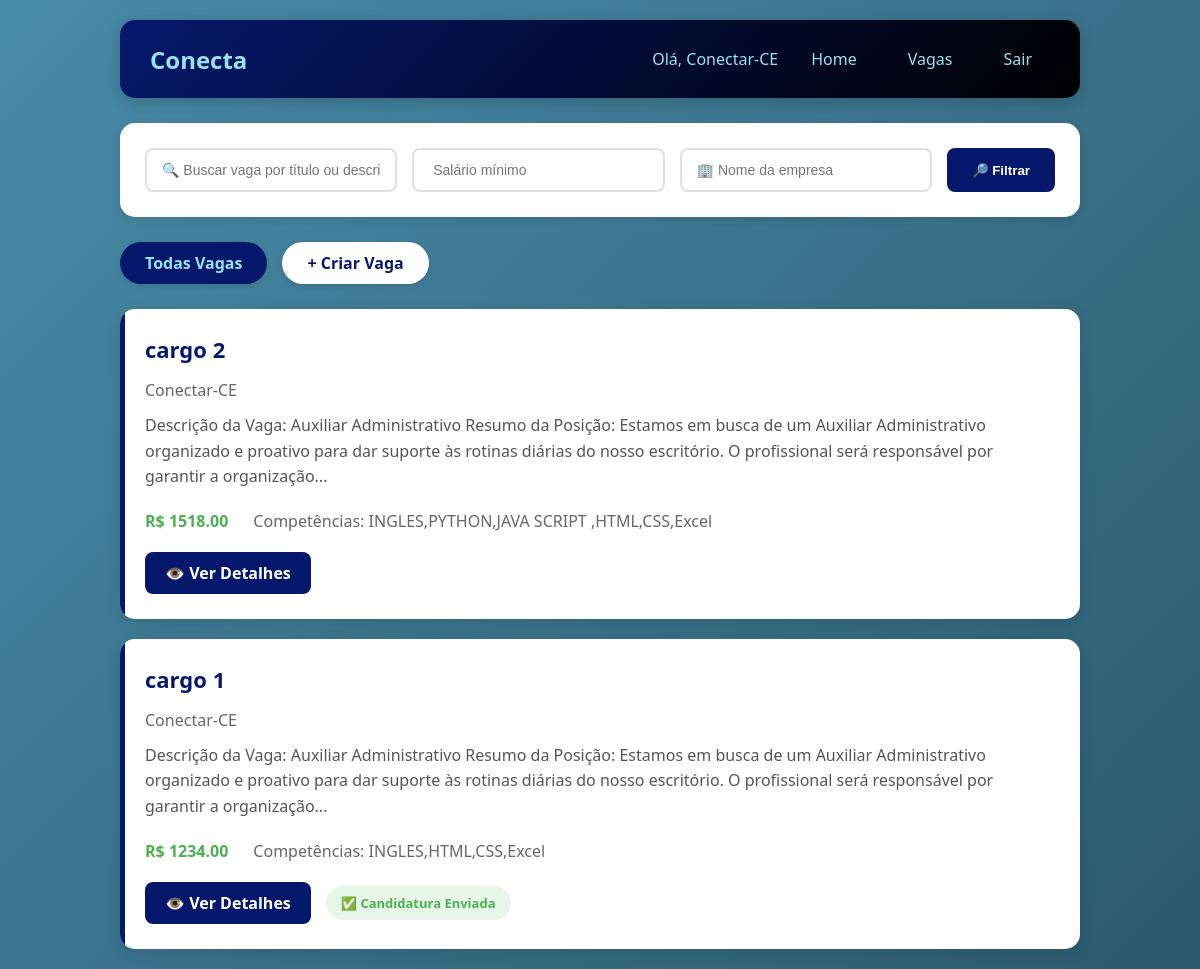
The page /vagas (signed in) on the database as committed earlier.
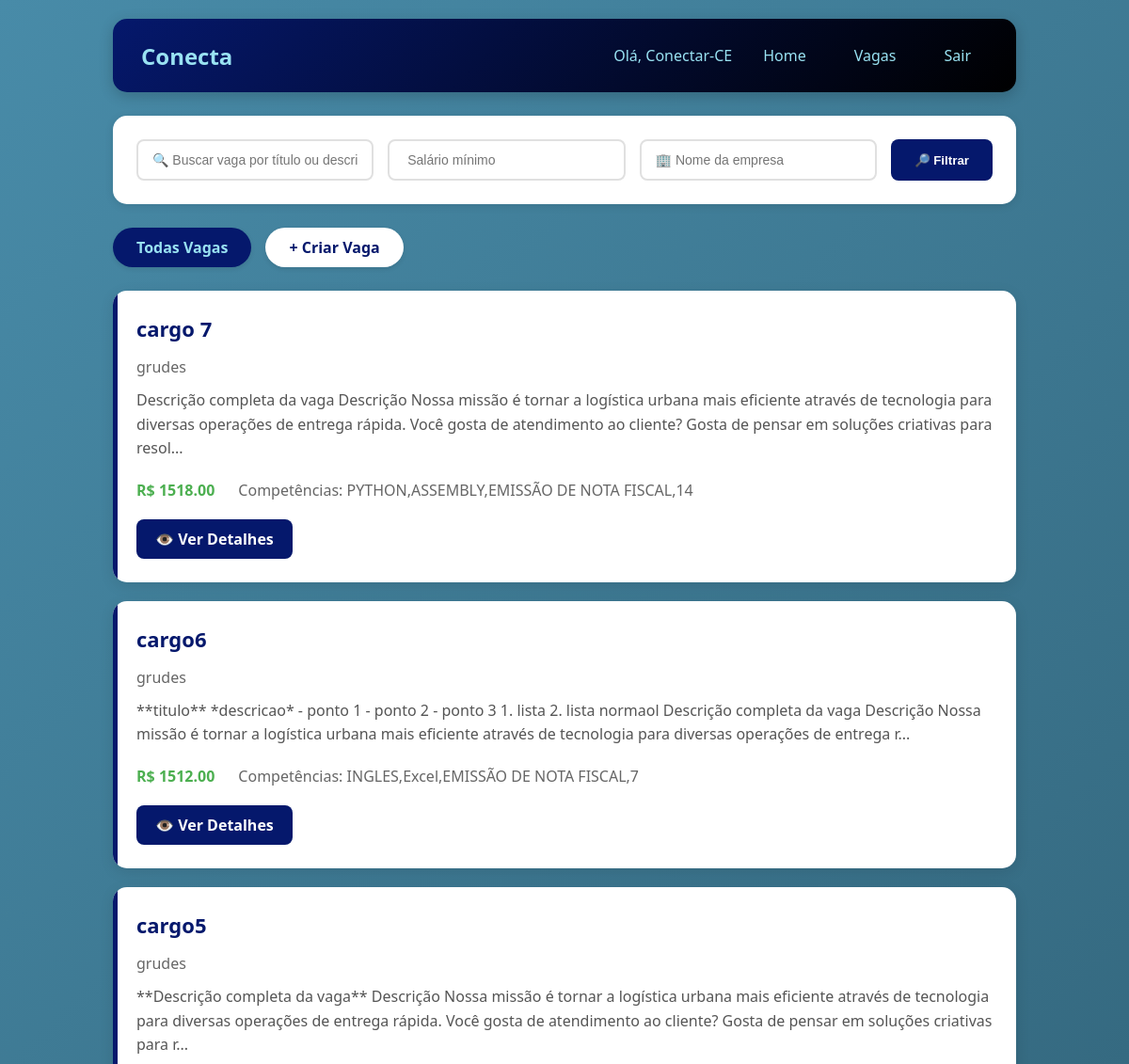
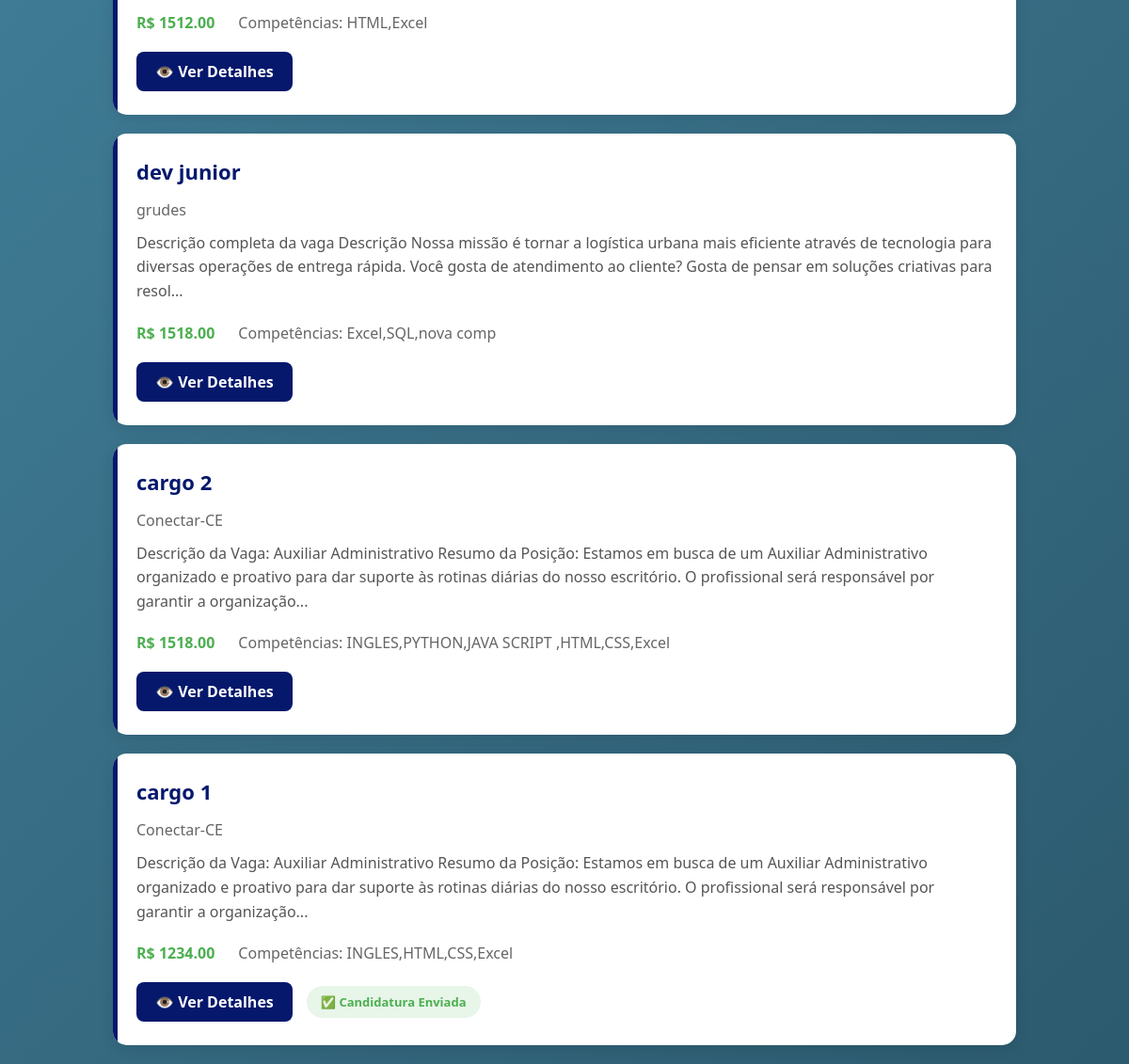
The same page on the database as committed later (2 pictures, top to bottom).
### tables this page shows
CREATE TABLE empresas (
        id_empresa INTEGER PRIMARY KEY AUTOINCREMENT, 
        nome TEXT,
        endereco TEXT,
        email TEXT,
        senha TEXT,
        telefone TEXT,
        cnpj TEXT NOT NULL UNIQUE
    );

CREATE TABLE vagas (
        id_vaga INTEGER PRIMARY KEY AUTOINCREMENT,
        titulo TEXT,
        descricao TEXT,
        salario REAL,
        cidade TEXT,
        regime TEXT,
        status TEXT DEFAULT 'ativa',
        data_publicacao TIMESTAMP DEFAULT CURRENT_TIMESTAMP,
        id_empresa INTEGER ,
        FOREIGN KEY (id_empresa) REFERENCES empresas (id_empresa)
    );

### routes/vagas.py (the view)
@bp_vagas.route('/vagas')
def listar_vagas():
    if 'usuario_id' not in session :
        return redirect('/')
    busca = request.args.get('busca', '')
    salario_min = request.args.get('salario_min', '')
    empresa = request.args.get('empresa', '')
    salario_min_float = float(salario_min) if salario_min else None
    vagas = Vaga.listar_todas(
        busca=busca if busca else None,
        salario_min=salario_min_float,
        empresa=empresa if empresa else None
    )
    id_funcionario = session['usuario_id']
    from CRUDs.candidatura import CandidaturaCRUD
    vagas_formatadas = []
    for vaga in vagas:
        vaga_dict = dict(vaga)
        vaga_dict['match_percent'] = Match.calcular(id_funcionario, vaga_dict['id_vaga'])
        vaga_dict['candidatou'] = CandidaturaCRUD.verificar_candidatura(id_funcionario, vaga_dict['id_vaga'])
        vagas_formatadas.append(vaga_dict)
    return render_template('vaga/vagas_listar.html', vagas=vagas_formatadas)

### CRUDs/candidatura.py (called while the page is built)
    @staticmethod
    def verificar_candidatura(id_funcionario, id_vaga):
        conn = get_connection()
        try:
            cursor = conn.cursor()
            cursor.execute('''
                SELECT 1 FROM candidaturas
                WHERE id_funcionario = ? AND id_vaga = ?
            ''', (id_funcionario, id_vaga))
            return cursor.fetchone() is not None
        finally:
            conn.close()

    @staticmethod
    def calcular(id_funcionario, id_vaga):
        conn = get_connection()
        try:
            cursor = conn.cursor()
            cursor.execute('SELECT COUNT(*) as total FROM vaga_competencias WHERE id_vaga = ?', (id_vaga,))
            total_vaga = cursor.fetchone()['total']
            if total_vaga == 0:
                return 0
            cursor.execute('''
                SELECT COUNT(*) as match
                FROM funcionario_competencias
                WHERE id_funcionario = ?
                AND id_competencia IN (SELECT id_competencia FROM vaga_competencias WHERE id_vaga = ?)
            ''', (id_funcionario, id_vaga))
            match_comp = cursor.fetchone()['match']
            percent_comp = (match_comp / total_vaga) * 100  #
            return round(percent_comp)
        finally:
            conn.close()

### database/connect.py (called while the page is built)
def get_connection():
    conn = sqlite3.connect(Config.DB_PATH)
    conn.execute("PRAGMA foreign_keys = ON;")
    conn.row_factory = sqlite3.Row
    return conn

### models/model_vagas.py (called while the page is built)
    @staticmethod
    def listar_todas(busca=None, salario_min=None, empresa=None, filtros=None):
        if filtros is None:
            filtros = {
                'busca': busca,
                'salario_min': salario_min,
                'empresa': empresa
        }
        return VagaCRUD.listar_todas(filtros)

    @staticmethod
    def calcular(id_funcionario, id_vaga):
        if id_funcionario <= 0 or id_vaga <= 0:
            return 0
        return MatchCRUD.calcular(id_funcionario, id_vaga)

### templates/vaga/vagas_listar.html (shortened to what this page needs)
<!DOCTYPE html>
<html lang="pt-br">
<head>
    <link rel="stylesheet" href="../static/css/vaga/vagas_list.css">
</head>
<body>
{% extends "menu.html" %}
{% block content %}
        <div class="filtros">
            <form method="GET" action="{{ url_for('vagas.listar_vagas') }}">
                <input type="text" name="busca" placeholder="🔍 Buscar vaga por título ou descrição..." value="{{ busca or '' }}">
                <input type="number" name="salario_min" placeholder=" Salário mínimo" value="{{ salario_min or '' }}" step="1000">
                <input type="text" name="empresa" placeholder="🏢 Nome da empresa" value="{{ empresa or '' }}">
                <button type="submit" class="btn-filtrar">🔎 Filtrar</button>
            </form>
        </div>
        <div class="nav-links">
            <a href="{{ url_for('vagas.listar_vagas') }}" class="btn-link {% if request.endpoint == 'vagas.listar_vagas' %}active{% endif %}"> Todas Vagas</a>
            {% if session.get('tipo') == 'empresa' %}
            <a href="{{ url_for('vagas.empresa_criar_vaga') }}" class="btn-link">+ Criar Vaga</a>
            {% endif %}
        </div>
        <div class="vagas-container">
            {% if vagas %}
                {% for vaga in vagas %}
                    <div class="vaga-card">
                        <div class="vaga-header">
                            <h2>{{ vaga.titulo }}</h2>
                        </div>
                        <div class="empresa">{{ vaga.empresa_nome }}</div>
                        <p class="descricao">
                            {{ vaga.descricao[:250] }}{% if vaga.descricao|length > 250 %}...{% endif %}
                        </p>
                        <div class="info">
                            <div class="salario">
                                {% if vaga.salario %}
                                    R$ {{ "%.2f"|format(vaga.salario) }}
                                {% else %}
                                    Salário a combinar
                                {% endif %}
                            </div>
                            <div class="competencias">
                                Competências: {{ vaga.competencias or 'Não especificadas' }}
                            </div>
                        </div>
                        <div class="acoes">
                            <a href="{{ url_for('vagas.detalhe_vaga', id_vaga=vaga.id_vaga) }}" class="btn-ver">👁️ Ver Detalhes</a>
                            {% if vaga.get('candidatou') %}
                                <span class="badge-candidatado">✅ Candidatura Enviada</span>
                            {% else %}
                            {% if session.get('tipo') == 'funcionario' %}
                                <form action="{{ url_for('vagas.candidatar_vaga', id_vaga=vaga.id_vaga) }}" method="POST" style="display: inline;">
                                    <button type="submit" class="btn-candidatar">📝 Candidatar-se</button>
                                </form>
                            {% endif %}
                            {% endif %}
                        </div>
                    </div>
                {% endfor %}
            {% endif %}
        </div>
    </div>
{% endblock %}

### templates/menu.html (shortened to what this page needs)
<!DOCTYPE html>
<html lang="pt-br">
<head>
    <link rel="stylesheet" href="{{ url_for('static', filename='css/home/homef.css') }}">
</head>
<body>
    <div class="container">
        <div class="header">
            <div class="logo">Conecta</div>
            <div class="user-info">
                <span>Olá, {{ session.usuario_nome }}</span>
                <a href="/home" class="btn-back">Home</a>
                <a href="/vagas" class="btn-back">Vagas</a>
                <a href="/logout" class="btn-logout">Sair</a>
            </div>
        </div>
        <div class="content">
            {% block content %}
            {% endblock %}
        </div>
</body>
</html>

### static/css/vaga/vagas_list.css (style rules this page uses)
* { margin: 0; padding: 0; box-sizing: border-box; }
body { font-family: 'Segoe UI', Tahoma, Geneva, Verdana, sans-serif; background: linear-gradient(135deg, #488BA8 0%, #2c5a6e 100%); min-height: 100vh; }
.container { max-width: 1000px; margin: 0 auto; padding: 20px; }
.header { background: linear-gradient(135deg, #05186c 0%, #000000 100%); color: #99E2F2; padding: 20px 30px; border-radius: 15px; display: flex; justify-content: space-between; align-items: center; margin-bottom: 25px; box-shadow: 0 4px 15px rgba(0,0,0,0.2); }
.user-info { display: flex; gap: 15px; align-items: center; }
.user-info span { font-weight: 500; }
.btn-back, .btn-logout { color: #99E2F2; text-decoration: none; padding: 8px 18px; border-radius: 8px; transition: all 0.3s; font-weight: 500; }
.filtros { background: white; padding: 25px; border-radius: 15px; margin-bottom: 25px; box-shadow: 0 2px 10px rgba(0,0,0,0.1); }
.filtros form { display: flex; gap: 15px; flex-wrap: wrap; }
.filtros input { flex: 1; min-width: 200px; padding: 12px 15px; border: 2px solid #e0e0e0; border-radius: 8px; font-size: 14px; transition: border-color 0.3s; }
.btn-filtrar { background: #05186c; color: white; border: none; padding: 12px 25px; border-radius: 8px; cursor: pointer; font-weight: bold; transition: all 0.3s; }
.nav-links { display: flex; gap: 15px; margin-bottom: 25px; flex-wrap: wrap; }
.btn-link { padding: 10px 25px; background: white; color: #05186c; text-decoration: none; border-radius: 25px; font-weight: 600; transition: all 0.3s; box-shadow: 0 2px 5px rgba(0,0,0,0.1); }
.btn-link.active { background: #05186c; color: #99E2F2; }
.vagas-container { display: grid; gap: 20px; }
.vaga-card { background: white; border-radius: 15px; padding: 25px; box-shadow: 0 4px 15px rgba(0,0,0,0.1); transition: all 0.3s; position: relative; overflow: hidden; }
.vaga-card::before { content: ''; position: absolute; top: 0; left: 0; width: 5px; height: 100%; background: #05186c; }
.vaga-header { display: flex; justify-content: space-between; align-items: center; margin-bottom: 15px; flex-wrap: wrap; gap: 10px; }
.vaga-header h2 { color: #05186c; font-size: 22px; }
.empresa { color: #666; margin-bottom: 12px; font-weight: 500; }
.descricao { color: #555; margin-bottom: 20px; line-height: 1.6; }
.info { display: flex; gap: 25px; margin-bottom: 20px; flex-wrap: wrap; }
.salario { color: #4CAF50; font-weight: bold; }
.competencias { color: #666; }
.acoes { display: flex; gap: 15px; align-items: center; flex-wrap: wrap; }
.btn-ver { background: #05186c; color: white; padding: 10px 20px; border-radius: 8px; text-decoration: none; font-weight: 600; transition: all 0.3s; display: inline-block; }
.badge-candidatado { background: #e8f5e9; color: #4CAF50; padding: 8px 15px; border-radius: 25px; font-size: 13px; font-weight: 600; }

### static/css/home/homef.css (style rules this page uses)
* { margin: 0; padding: 0; box-sizing: border-box; }
body { font-family: 'Segoe UI', Tahoma, Geneva, Verdana, sans-serif; background: linear-gradient(135deg, #488BA8 0%, #2c5a6e 100%); min-height: 100vh; }
.container { max-width: 1000px; margin: 0 auto; padding: 20px; }
.header { background: linear-gradient(135deg, #05186c 0%, #000000 100%); color: #99E2F2; padding: 20px 30px; border-radius: 15px; display: flex; justify-content: space-between; align-items: center; margin-bottom: 25px; box-shadow: 0 4px 15px rgba(0,0,0,0.2); }
.logo { font-size: 24px; font-weight: bold; color: #99E2F2; }
.user-info { display: flex; gap: 15px; align-items: center; margin-left: auto; }
.btn-back, .btn-logout { color: #99E2F2; text-decoration: none; padding: 8px 18px; border-radius: 8px; transition: 0.3s; font-weight: 500; }

Rows that differ between the two databases and show on the page:
added vagas: titulo "cargo 7", empresa_nome "grudes", descricao "Descrição completa da vaga Descrição Nossa missão é tornar a logística urbana mais eficiente através de tecnologia para diversas operações de entrega rápida. Você gosta de atendimento ao cliente? Gosta de pensar em soluções criativas para resol", salario "1518.00", competencias "PYTHON,ASSEMBLY,EMISSÃO DE NOTA FISCAL,14"
added vagas: titulo "cargo6", empresa_nome "grudes", descricao "**titulo** *descricao* - ponto 1 - ponto 2 - ponto 3 1. lista 2. lista normaol Descrição completa da vaga Descrição Nossa missão é tornar a logística urbana mais eficiente através de tecnologia para diversas operações de entrega r", salario "1512.00", competencias "INGLES,Excel,EMISSÃO DE NOTA FISCAL,7"
added vagas: titulo "cargo5", empresa_nome "grudes", descricao "**Descrição completa da vaga** Descrição Nossa missão é tornar a logística urbana mais eficiente através de tecnologia para diversas operações de entrega rápida. Você gosta de atendimento ao cliente? Gosta de pensar em soluções criativas para r", salario "1512.00", competencias "HTML,Excel"
added vagas: titulo "dev junior", empresa_nome "grudes", descricao "Descrição completa da vaga Descrição Nossa missão é tornar a logística urbana mais eficiente através de tecnologia para diversas operações de entrega rápida. Você gosta de atendimento ao cliente? Gosta de pensar em soluções criativas para resol", salario "1518.00", competencias "Excel,SQL,nova comp"
